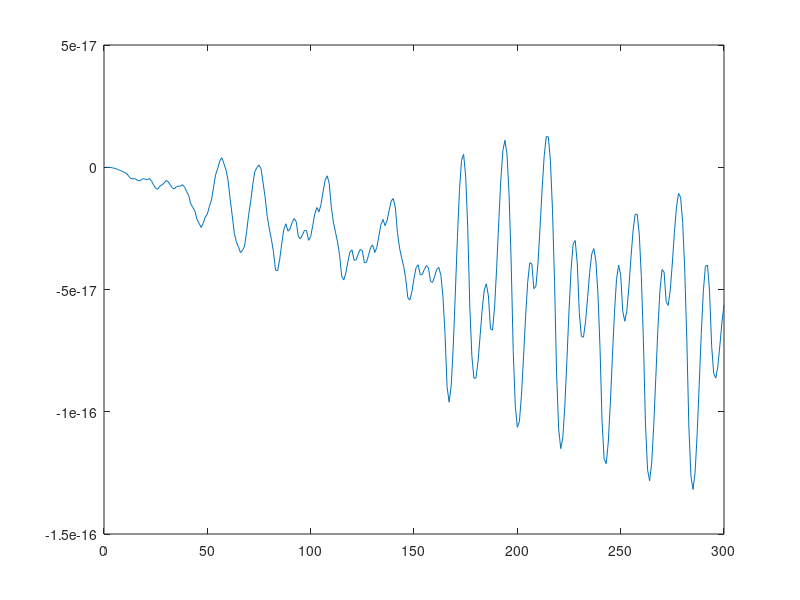

The MATLAB source for this figure:
w0 = 2*pi;
wn = 10*pi;
zeta = 0.1;
M = 1;
wd = sqrt(1-zeta^2)*wn;

N=300;
T=0.01;
n = [1:1:N];


F = sin(w0*n);
g=(T/(M*wd))*exp(-(n-1)*zeta*wn*T).*sin((n-1)*wd*T);
c0=conv(F,g);
c=c0(1:N);
plot(c);